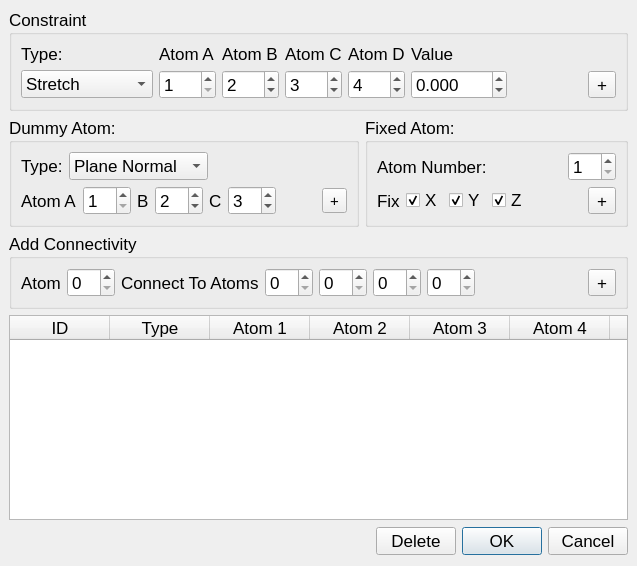
<ui version="4.0" >
 <author></author>
 <comment></comment>
 <exportmacro></exportmacro>
 <class>Dialog</class>
 <widget class="QDialog" name="Dialog" >
  <property name="geometry" >
   <rect>
    <x>0</x>
    <y>0</y>
    <width>637</width>
    <height>566</height>
   </rect>
  </property>
  <property name="sizePolicy" >
   <sizepolicy>
    <hsizetype>0</hsizetype>
    <vsizetype>0</vsizetype>
    <horstretch>0</horstretch>
    <verstretch>0</verstretch>
   </sizepolicy>
  </property>
  <property name="font" >
   <font>
    <family>Lucida Grande</family>
    <pointsize>13</pointsize>
    <weight>50</weight>
    <italic>false</italic>
    <bold>false</bold>
    <underline>false</underline>
    <strikeout>false</strikeout>
   </font>
  </property>
  <property name="windowTitle" >
   <string>Edit Constraints</string>
  </property>
  <layout class="QVBoxLayout" >
   <property name="margin" >
    <number>9</number>
   </property>
   <property name="spacing" >
    <number>6</number>
   </property>
   <item>
    <widget class="QGroupBox" name="groupBox" >
     <property name="title" >
      <string>Constraint</string>
     </property>
     <layout class="QGridLayout" >
      <property name="margin" >
       <number>9</number>
      </property>
      <property name="spacing" >
       <number>6</number>
      </property>
      <item row="0" column="5" >
       <widget class="QLabel" name="label_6" >
        <property name="text" >
         <string>Value</string>
        </property>
       </widget>
      </item>
      <item row="1" column="4" >
       <widget class="QSpinBox" name="atom4" >
        <property name="maximum" >
         <number>999</number>
        </property>
        <property name="minimum" >
         <number>1</number>
        </property>
        <property name="value" >
         <number>4</number>
        </property>
       </widget>
      </item>
      <item row="1" column="5" >
       <widget class="QDoubleSpinBox" name="constraintValue" >
        <property name="wrapping" >
         <bool>false</bool>
        </property>
        <property name="decimals" >
         <number>3</number>
        </property>
        <property name="maximum" >
         <double>180</double>
        </property>
        <property name="minimum" >
         <double>-180</double>
        </property>
        <property name="singleStep" >
         <double>0.001</double>
        </property>
       </widget>
      </item>
      <item row="0" column="1" >
       <widget class="QLabel" name="label_2" >
        <property name="text" >
         <string>Atom A</string>
        </property>
       </widget>
      </item>
      <item row="0" column="3" >
       <widget class="QLabel" name="label_4" >
        <property name="text" >
         <string>Atom C</string>
        </property>
       </widget>
      </item>
      <item row="1" column="1" >
       <widget class="QSpinBox" name="atom1" >
        <property name="maximum" >
         <number>999</number>
        </property>
        <property name="minimum" >
         <number>1</number>
        </property>
       </widget>
      </item>
      <item row="0" column="0" >
       <widget class="QLabel" name="label" >
        <property name="text" >
         <string>Type:</string>
        </property>
       </widget>
      </item>
      <item row="1" column="0" >
       <widget class="QComboBox" name="constraintType" >
        <item>
         <property name="text" >
          <string>Stretch</string>
         </property>
        </item>
        <item>
         <property name="text" >
          <string>Bend</string>
         </property>
        </item>
        <item>
         <property name="text" >
          <string>Out of plane</string>
         </property>
        </item>
        <item>
         <property name="text" >
          <string>Dihedral</string>
         </property>
        </item>
        <item>
         <property name="text" >
          <string>Co-planar</string>
         </property>
        </item>
        <item>
         <property name="text" >
          <string>Perpendicular</string>
         </property>
        </item>
       </widget>
      </item>
      <item row="1" column="7" >
       <widget class="QToolButton" name="addConstraint" >
        <property name="toolTip" >
         <string>Add constraint</string>
        </property>
        <property name="text" >
         <string>+</string>
        </property>
        <property name="icon" >
         <iconset>resources/icons/plus.png</iconset>
        </property>
       </widget>
      </item>
      <item row="1" column="2" >
       <widget class="QSpinBox" name="atom2" >
        <property name="maximum" >
         <number>999</number>
        </property>
        <property name="minimum" >
         <number>1</number>
        </property>
        <property name="value" >
         <number>2</number>
        </property>
       </widget>
      </item>
      <item row="0" column="4" >
       <widget class="QLabel" name="label_5" >
        <property name="text" >
         <string>Atom D</string>
        </property>
       </widget>
      </item>
      <item row="0" column="2" >
       <widget class="QLabel" name="label_3" >
        <property name="text" >
         <string>Atom B</string>
        </property>
       </widget>
      </item>
      <item row="1" column="3" >
       <widget class="QSpinBox" name="atom3" >
        <property name="maximum" >
         <number>999</number>
        </property>
        <property name="minimum" >
         <number>1</number>
        </property>
        <property name="value" >
         <number>3</number>
        </property>
       </widget>
      </item>
      <item row="1" column="6" >
       <spacer>
        <property name="orientation" >
         <enum>Qt::Horizontal</enum>
        </property>
        <property name="sizeHint" >
         <size>
          <width>40</width>
          <height>20</height>
         </size>
        </property>
       </spacer>
      </item>
     </layout>
    </widget>
   </item>
   <item>
    <layout class="QHBoxLayout" >
     <property name="margin" >
      <number>0</number>
     </property>
     <property name="spacing" >
      <number>6</number>
     </property>
     <item>
      <widget class="QGroupBox" name="groupBox_3" >
       <property name="title" >
        <string>Dummy Atom:</string>
       </property>
       <layout class="QVBoxLayout" >
        <property name="margin" >
         <number>9</number>
        </property>
        <property name="spacing" >
         <number>6</number>
        </property>
        <item>
         <layout class="QHBoxLayout" >
          <property name="margin" >
           <number>0</number>
          </property>
          <property name="spacing" >
           <number>6</number>
          </property>
          <item>
           <widget class="QLabel" name="label_8" >
            <property name="text" >
             <string>Type:</string>
            </property>
           </widget>
          </item>
          <item>
           <widget class="QComboBox" name="dummyType" >
            <item>
             <property name="text" >
              <string>Plane Normal</string>
             </property>
            </item>
            <item>
             <property name="text" >
              <string>Angle Bisector</string>
             </property>
            </item>
           </widget>
          </item>
          <item>
           <spacer>
            <property name="orientation" >
             <enum>Qt::Horizontal</enum>
            </property>
            <property name="sizeHint" >
             <size>
              <width>40</width>
              <height>20</height>
             </size>
            </property>
           </spacer>
          </item>
         </layout>
        </item>
        <item>
         <layout class="QHBoxLayout" >
          <property name="margin" >
           <number>0</number>
          </property>
          <property name="spacing" >
           <number>6</number>
          </property>
          <item>
           <widget class="QLabel" name="label_9" >
            <property name="text" >
             <string>Atom A</string>
            </property>
           </widget>
          </item>
          <item>
           <widget class="QSpinBox" name="dAtom1" >
            <property name="minimum" >
             <number>1</number>
            </property>
           </widget>
          </item>
          <item>
           <widget class="QLabel" name="label_10" >
            <property name="text" >
             <string>B</string>
            </property>
           </widget>
          </item>
          <item>
           <widget class="QSpinBox" name="dAtom2" >
            <property name="minimum" >
             <number>1</number>
            </property>
            <property name="value" >
             <number>2</number>
            </property>
           </widget>
          </item>
          <item>
           <widget class="QLabel" name="label_11" >
            <property name="text" >
             <string>C</string>
            </property>
           </widget>
          </item>
          <item>
           <widget class="QSpinBox" name="dAtom3" >
            <property name="minimum" >
             <number>1</number>
            </property>
            <property name="value" >
             <number>3</number>
            </property>
           </widget>
          </item>
          <item>
           <spacer>
            <property name="orientation" >
             <enum>Qt::Horizontal</enum>
            </property>
            <property name="sizeHint" >
             <size>
              <width>40</width>
              <height>20</height>
             </size>
            </property>
           </spacer>
          </item>
          <item>
           <widget class="QToolButton" name="addDummyAtom" >
            <property name="font" >
             <font>
              <family>Lucida Grande</family>
              <pointsize>11</pointsize>
              <weight>50</weight>
              <italic>false</italic>
              <bold>false</bold>
              <underline>false</underline>
              <strikeout>false</strikeout>
             </font>
            </property>
            <property name="toolTip" >
             <string>Add constraint</string>
            </property>
            <property name="text" >
             <string>+</string>
            </property>
            <property name="icon" >
             <iconset>resources/icons/plus.png</iconset>
            </property>
           </widget>
          </item>
         </layout>
        </item>
       </layout>
      </widget>
     </item>
     <item>
      <widget class="QGroupBox" name="groupBox_2" >
       <property name="title" >
        <string>Fixed Atom:</string>
       </property>
       <layout class="QVBoxLayout" >
        <property name="margin" >
         <number>9</number>
        </property>
        <property name="spacing" >
         <number>6</number>
        </property>
        <item>
         <layout class="QHBoxLayout" >
          <property name="margin" >
           <number>0</number>
          </property>
          <property name="spacing" >
           <number>6</number>
          </property>
          <item>
           <widget class="QLabel" name="label_7" >
            <property name="text" >
             <string>Atom Number:</string>
            </property>
           </widget>
          </item>
          <item>
           <spacer>
            <property name="orientation" >
             <enum>Qt::Horizontal</enum>
            </property>
            <property name="sizeHint" >
             <size>
              <width>40</width>
              <height>20</height>
             </size>
            </property>
           </spacer>
          </item>
          <item>
           <widget class="QSpinBox" name="fixedAtom" >
            <property name="minimum" >
             <number>1</number>
            </property>
           </widget>
          </item>
         </layout>
        </item>
        <item>
         <layout class="QHBoxLayout" >
          <property name="margin" >
           <number>0</number>
          </property>
          <property name="spacing" >
           <number>6</number>
          </property>
          <item>
           <widget class="QLabel" name="label_14" >
            <property name="text" >
             <string>Fix</string>
            </property>
           </widget>
          </item>
          <item>
           <widget class="QCheckBox" name="fixX" >
            <property name="text" >
             <string>X</string>
            </property>
            <property name="checked" >
             <bool>true</bool>
            </property>
           </widget>
          </item>
          <item>
           <widget class="QCheckBox" name="fixY" >
            <property name="text" >
             <string>Y</string>
            </property>
            <property name="checked" >
             <bool>true</bool>
            </property>
           </widget>
          </item>
          <item>
           <widget class="QCheckBox" name="fixZ" >
            <property name="text" >
             <string>Z</string>
            </property>
            <property name="checked" >
             <bool>true</bool>
            </property>
           </widget>
          </item>
          <item>
           <spacer>
            <property name="orientation" >
             <enum>Qt::Horizontal</enum>
            </property>
            <property name="sizeHint" >
             <size>
              <width>40</width>
              <height>20</height>
             </size>
            </property>
           </spacer>
          </item>
          <item>
           <widget class="QToolButton" name="addFixedAtom" >
            <property name="toolTip" >
             <string>Add constraint</string>
            </property>
            <property name="text" >
             <string>+</string>
            </property>
            <property name="icon" >
             <iconset>resources/icons/plus.png</iconset>
            </property>
           </widget>
          </item>
         </layout>
        </item>
       </layout>
      </widget>
     </item>
    </layout>
   </item>
   <item>
    <widget class="QGroupBox" name="groupBox_4" >
     <property name="title" >
      <string>Add Connectivity</string>
     </property>
     <layout class="QHBoxLayout" >
      <property name="margin" >
       <number>9</number>
      </property>
      <property name="spacing" >
       <number>6</number>
      </property>
      <item>
       <widget class="QLabel" name="label_13" >
        <property name="text" >
         <string>Atom</string>
        </property>
       </widget>
      </item>
      <item>
       <widget class="QSpinBox" name="targetAtom" />
      </item>
      <item>
       <widget class="QLabel" name="label_12" >
        <property name="text" >
         <string>Connect To Atoms</string>
        </property>
       </widget>
      </item>
      <item>
       <widget class="QSpinBox" name="cAtom1" />
      </item>
      <item>
       <widget class="QSpinBox" name="cAtom2" />
      </item>
      <item>
       <widget class="QSpinBox" name="cAtom3" />
      </item>
      <item>
       <widget class="QSpinBox" name="cAtom4" />
      </item>
      <item>
       <spacer>
        <property name="orientation" >
         <enum>Qt::Horizontal</enum>
        </property>
        <property name="sizeHint" >
         <size>
          <width>40</width>
          <height>20</height>
         </size>
        </property>
       </spacer>
      </item>
      <item>
       <widget class="QToolButton" name="addConnectivityButton" >
        <property name="toolTip" >
         <string>Add constraint</string>
        </property>
        <property name="text" >
         <string>+</string>
        </property>
        <property name="icon" >
         <iconset>resources/icons/plus.png</iconset>
        </property>
       </widget>
      </item>
     </layout>
    </widget>
   </item>
   <item>
    <widget class="QTableWidget" name="constraintTable" >
     <property name="horizontalScrollBarPolicy" >
      <enum>Qt::ScrollBarAlwaysOff</enum>
     </property>
     <property name="editTriggers" >
      <set>QAbstractItemView::NoEditTriggers</set>
     </property>
     <property name="alternatingRowColors" >
      <bool>true</bool>
     </property>
     <property name="selectionMode" >
      <enum>QAbstractItemView::SingleSelection</enum>
     </property>
     <property name="selectionBehavior" >
      <enum>QAbstractItemView::SelectRows</enum>
     </property>
     <property name="showGrid" >
      <bool>false</bool>
     </property>
     <property name="gridStyle" >
      <enum>Qt::NoPen</enum>
     </property>
     <property name="sortingEnabled" >
      <bool>false</bool>
     </property>
     <column>
      <property name="text" >
       <string>ID</string>
      </property>
     </column>
     <column>
      <property name="text" >
       <string>Type</string>
      </property>
     </column>
     <column>
      <property name="text" >
       <string>Atom 1</string>
      </property>
     </column>
     <column>
      <property name="text" >
       <string>Atom 2</string>
      </property>
     </column>
     <column>
      <property name="text" >
       <string>Atom 3</string>
      </property>
     </column>
     <column>
      <property name="text" >
       <string>Atom 4</string>
      </property>
     </column>
     <column>
      <property name="text" >
       <string>Value</string>
      </property>
     </column>
    </widget>
   </item>
   <item>
    <layout class="QHBoxLayout" >
     <property name="margin" >
      <number>0</number>
     </property>
     <property name="spacing" >
      <number>6</number>
     </property>
     <item>
      <spacer>
       <property name="orientation" >
        <enum>Qt::Horizontal</enum>
       </property>
       <property name="sizeHint" >
        <size>
         <width>131</width>
         <height>31</height>
        </size>
       </property>
      </spacer>
     </item>
     <item>
      <widget class="QPushButton" name="deleteButton" >
       <property name="text" >
        <string>Delete</string>
       </property>
      </widget>
     </item>
     <item>
      <widget class="QPushButton" name="okButton" >
       <property name="text" >
        <string>OK</string>
       </property>
       <property name="default" >
        <bool>true</bool>
       </property>
      </widget>
     </item>
     <item>
      <widget class="QPushButton" name="cancelButton" >
       <property name="text" >
        <string>Cancel</string>
       </property>
      </widget>
     </item>
    </layout>
   </item>
  </layout>
 </widget>
 <pixmapfunction></pixmapfunction>
 <tabstops>
  <tabstop>constraintType</tabstop>
  <tabstop>atom1</tabstop>
  <tabstop>atom2</tabstop>
  <tabstop>atom3</tabstop>
  <tabstop>atom4</tabstop>
  <tabstop>constraintValue</tabstop>
  <tabstop>addConstraint</tabstop>
  <tabstop>fixedAtom</tabstop>
  <tabstop>fixX</tabstop>
  <tabstop>fixY</tabstop>
  <tabstop>fixZ</tabstop>
  <tabstop>addFixedAtom</tabstop>
  <tabstop>dummyType</tabstop>
  <tabstop>dAtom1</tabstop>
  <tabstop>dAtom2</tabstop>
  <tabstop>dAtom3</tabstop>
  <tabstop>addDummyAtom</tabstop>
  <tabstop>constraintTable</tabstop>
  <tabstop>deleteButton</tabstop>
  <tabstop>okButton</tabstop>
  <tabstop>cancelButton</tabstop>
 </tabstops>
 <resources/>
 <connections>
  <connection>
   <sender>okButton</sender>
   <signal>clicked()</signal>
   <receiver>Dialog</receiver>
   <slot>accept()</slot>
   <hints>
    <hint type="sourcelabel" >
     <x>278</x>
     <y>253</y>
    </hint>
    <hint type="destinationlabel" >
     <x>96</x>
     <y>254</y>
    </hint>
   </hints>
  </connection>
  <connection>
   <sender>cancelButton</sender>
   <signal>clicked()</signal>
   <receiver>Dialog</receiver>
   <slot>reject()</slot>
   <hints>
    <hint type="sourcelabel" >
     <x>369</x>
     <y>253</y>
    </hint>
    <hint type="destinationlabel" >
     <x>179</x>
     <y>282</y>
    </hint>
   </hints>
  </connection>
 </connections>
</ui>
